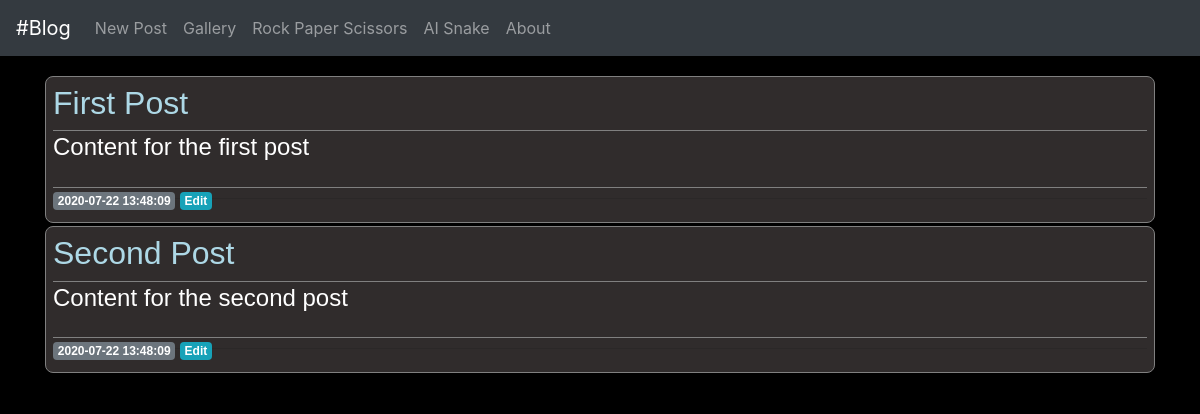
Before: / with the older database file.
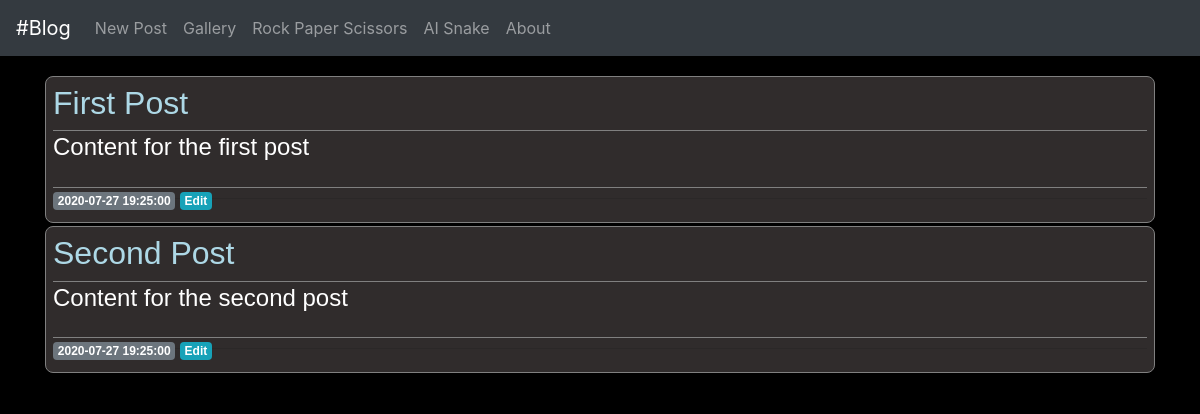
After: the same page with the newer database file.
### tables this page shows
CREATE TABLE posts (
  id INTEGER PRIMARY KEY AUTOINCREMENT,
  created TIMESTAMP NOT NULL DEFAULT CURRENT_TIMESTAMP,
  title TEXT NOT NULL,
  content TEXT NOT NULL

);

### app.py (the view)
@app.route("/")
def index():
    conn = get_db_connection()
    posts = conn.execute('SELECT * FROM posts').fetchall()
    conn.close()
    return render_template('index.html', posts=posts)

### app.py (called while the page is built)
def get_db_connection():
    conn = sqlite3.connect('database.db')
    conn.row_factory = sqlite3.Row
    return conn

### templates/index.html (shortened to what this page needs)
{% extends 'base.html' %}
{% block content %}
      <div class="col-xl">
        {% for post in posts %}
          <div class="post">
            <a id="a-title" href="{{ url_for('post', post_id=post['id']) }}">
              <h2>{{ post['title'] }}</h2>
            </a>
            <div class="content">
              <h4>{{ post['content'] }}</h4>
            </div>
            <div class="post-info">
              <span class="badge badge-secondary">{{ post['created'] }}</span>
              <a href="{{ url_for('edit', id=post['id']) }}">
                <span class="badge badge-info">Edit</span>
              </a>
            </div>
            <hr>
          </div>
        {% endfor %}
      </div>
{% endblock %}

### templates/base.html (shortened to what this page needs)
<!doctype html>
<html lang="en">
  <head>
    <link rel="stylesheet" href="static/css/style.css">
    <link rel="stylesheet" href="static/css/r_p_s_styles.css">
    <link rel="stylesheet" href="https://stackpath.bootstrapcdn.com/bootstrap/4.3.1/css/bootstrap.min.css">
  </head>
  <body style="background: black;">
    <nav class="navbar navbar-expand-md navbar-dark bg-dark">
        <a class="navbar-brand" href="{{ url_for('index')}}">#Blog</a>
        <div class="collapse navbar-collapse" id="navbarNav">
            <ul class="navbar-nav">
            <li class="nav-item">
              <a class="nav-link" href="{{ url_for('create') }}">New Post</a>
            </li>
            <li class="nav-item">
              <a class="nav-link" href="{{ url_for('gallery') }}">Gallery</a>
            </li>
            <li class="nav-item">
              <a class="nav-link" href="{{ url_for('r_p_s_game') }}">Rock Paper Scissors</a>
            </li>
            <li class="nav-item">
              <a class="nav-link" href="{{ url_for('snake') }}">AI Snake</a>
            </li>
            <li class="nav-item">
                <a class="nav-link" href="#">About</a>
            </li>
            </ul>
        </div>
    </nav>
    <div class="container">
        <div class="row">
          {% block content %} {% endblock %}
        </div>
    </div>
  </body>
</html>

### static/css/style.css (style rules this page uses)
h2 { color: lightblue; }
.container { padding-top: 10px; padding-bottom: 10px; margin-top: 10px; background: black; font-family: Asap, sans-serif; }
#a-title { text-align: left; }
.post { margin-bottom: 3px; background: #302c2c; border: solid gray thin; border-radius: 0.5em; padding: 7px; }
.post-info { border-top: solid gray thin; margin-top: 10px; margin-bottom: -30px; }
.content { border-top: solid gray thin; color: white; font-family: Asap, sans-serif; padding-bottom: 7px; padding-top: 2px; text-align: left; overflow-wrap: break-word; }

### static/css/r_p_s_styles.css (style rules this page uses)
* { margin: 0; padding: 0; box-sizing: border-box; }
body { background-color: #24272E; }
.badge { background: #E2584D; color: white; font-size: 14px; padding: 2px 10px; font-family: Asap, sans-serif; }

Changed rows visible on the page:
changed posts "First Post": created "2020-07-22 13:48:09" → "2020-07-27 19:25:00"
changed posts "Second Post": created "2020-07-22 13:48:09" → "2020-07-27 19:25:00"
